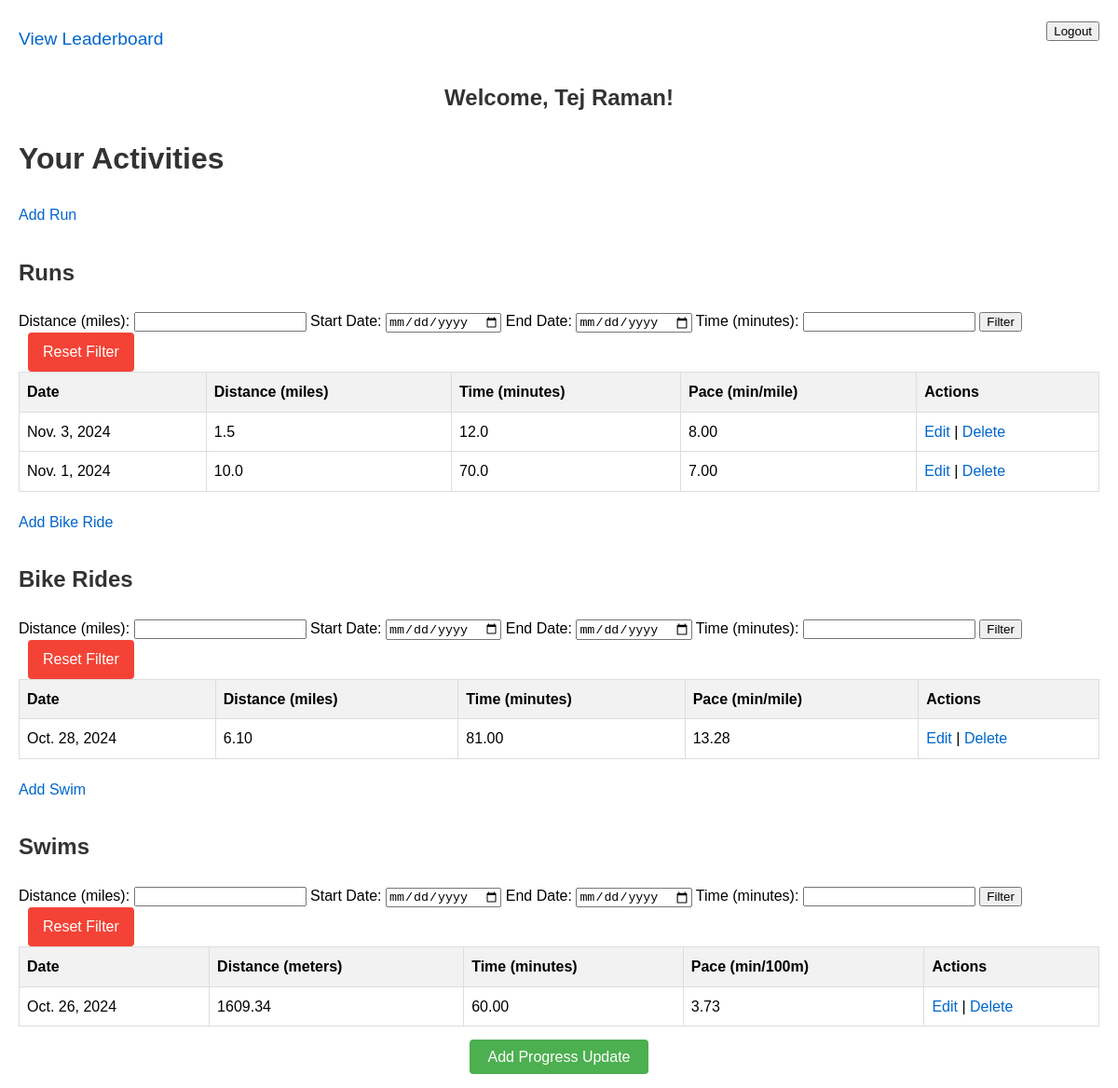
Page /home/ (signed in) on the committed database.
### runningapp/models.py (models this page shows, shortened)
class User(AbstractUser):
    email = models.EmailField(unique=True)
    date_joined = models.DateTimeField(auto_now_add=True)

class Activity(models.Model):
    user = models.ForeignKey(User, on_delete=models.CASCADE)
    date = models.DateField(default=timezone.now)
    distance_miles = models.FloatField()
    time_minutes = models.FloatField()
    class Meta:
        abstract = True
    def pace(self):
        if self.distance_miles > 0:
            return self.time_minutes / self.distance_miles
        return 0

class Run(Activity):
    pass

class BikeRide(Activity):
    pass

class Swim(Activity):
    distance_meters = models.FloatField()
    def pace(self):
        if self.distance_meters > 0:
            return (self.time_minutes * 100) / self.distance_meters  # pace per 100 meters
        return 0

### runningapp/views.py (the view)
# urls.py: 2. Add a URL to urlpatterns:  path('', views.home, name='home')
@login_required
def home(request):
    user = request.user
    run_distance = request.GET.get("run_distance", "")
    run_start_date = request.GET.get("run_start_date", "")
    run_end_date = request.GET.get("run_end_date", "")
    run_time = request.GET.get("run_time", "")
    runs = Run.objects.filter(user=user)
    if run_distance:
        runs = runs.filter(distance_miles__gte=float(run_distance))
    if run_start_date:
        runs = runs.filter(date__gte=parse_date(run_start_date))
    if run_end_date:
        runs = runs.filter(date__lte=parse_date(run_end_date))
    if run_time:
        runs = runs.filter(time_minutes__lte=float(run_time))
    bike_distance = request.GET.get("bike_distance", "")
    bike_start_date = request.GET.get("bike_start_date", "")
    bike_end_date = request.GET.get("bike_end_date", "")
    bike_time = request.GET.get("bike_time", "")
    bike_rides = BikeRide.objects.filter(user=user)
    if bike_distance:
        bike_rides = bike_rides.filter(distance_miles__gte=float(bike_distance))
    if bike_start_date:
        bike_rides = bike_rides.filter(date__gte=parse_date(bike_start_date))
    if bike_end_date:
        bike_rides = bike_rides.filter(date__lte=parse_date(bike_end_date))
    if bike_time:
        bike_rides = bike_rides.filter(time_minutes__lte=float(bike_time))
    swim_distance = request.GET.get("swim_distance", "")
    swim_start_date = request.GET.get("swim_start_date", "")
    swim_end_date = request.GET.get("swim_end_date", "")
    swim_time = request.GET.get("swim_time", "")
    swims = Swim.objects.filter(user=user)
    if swim_distance:
        swims = swims.filter(distance_meters__gte=float(swim_distance))
    if swim_start_date:
        swims = swims.filter(date__gte=parse_date(swim_start_date))
    if swim_end_date:
        swims = swims.filter(date__lte=parse_date(swim_end_date))
    if swim_time:
        swims = swims.filter(time_minutes__lte=float(swim_time))
    context = {
        'runs': runs,
        'bike_rides': bike_rides,
        'swims': swims,
        'run_distance': run_distance,
        'run_start_date': run_start_date,
        'run_end_date': run_end_date,
        'run_time': run_time,
        'bike_distance': bike_distance,
        'bike_start_date': bike_start_date,
        'bike_end_date': bike_end_date,
        'bike_time': bike_time,
        'swim_distance': swim_distance,
        'swim_start_date': swim_start_date,
        'swim_end_date': swim_end_date,
        'swim_time': swim_time,
        'first_name': user.first_name,
        'last_name': user.last_name,
    }
    return render(request, 'runningapp/home.html', context)

### runningapp/templates/runningapp/home.html (shortened to what this page needs)
<!DOCTYPE html>
<html lang="en">
<head>
</head>
<body>
    <div class="top-links">
        <a href="{% url 'leaderboard' %}" class="leaderboard-link">View Leaderboard</a>
        <form method="post" action="{% url 'logout' %}" class="logout-form">
            <button type="submit">Logout</button>
        </form>
    </div>
    <div class="welcome-message">
        <h2>Welcome, {{ user.first_name }} {{ user.last_name }}!</h2>
    </div>
    <h1>Your Activities</h1>
    <div>
        <a href="{% url 'add_run' %}" class="add-link">Add Run</a>
    </div>
    <h2>Runs</h2>
    <form method="get" action="">
        <label for="run_distance">Distance (miles):</label>
        <input type="number" name="run_distance" step="0.1" id="run_distance" value="{{ run_distance }}">
        <label for="run_start_date">Start Date:</label>
        <input type="date" name="run_start_date" id="run_start_date" value="{{ run_start_date }}">
        <label for="run_end_date">End Date:</label>
        <input type="date" name="run_end_date" id="run_end_date" value="{{ run_end_date }}">
        <label for="run_time">Time (minutes):</label>
        <input type="number" name="run_time" step="0.1" id="run_time" value="{{ run_time }}">
        <button type="submit">Filter</button>
        <a href="{% url 'home' %}" class="reset-button">Reset Filter</a>
    </form>
    <table>
        <thead>
            <tr>
                <th>Date</th>
                <th>Distance (miles)</th>
                <th>Time (minutes)</th>
                <th>Pace (min/mile)</th>
                <th>Actions</th>
            </tr>
        </thead>
        <tbody>
            {% for run in runs %}
                <tr>
                    <td>{{ run.date }}</td>
                    <td>{{ run.distance_miles }}</td>
                    <td>{{ run.time_minutes }}</td>
                    <td>{{ run.pace|floatformat:2 }}</td>
                    <td>
                        <a href="{% url 'edit_run' run.id %}">Edit</a> |
                        <a href="{% url 'delete_run' run.id %}">Delete</a>
                    </td>
                </tr>
            {% empty %}
                <tr>
                    <td colspan="5">No runs found.</td>
                </tr>
            {% endfor %}
        </tbody>
    </table>
    <div>
        <a href="{% url 'add_bike' %}" class="add-link">Add Bike Ride</a>
    </div>
    <h2>Bike Rides</h2>
    <form method="get" action="">
        <label for="bike_distance">Distance (miles):</label>
        <input type="number" name="bike_distance" step="0.1" id="bike_distance" value="{{ bike_distance }}">
        <label for="bike_start_date">Start Date:</label>
        <input type="date" name="bike_start_date" id="bike_start_date" value="{{ bike_start_date }}">
        <label for="bike_end_date">End Date:</label>
        <input type="date" name="bike_end_date" id="bike_end_date" value="{{ bike_end_date }}">
        <label for="bike_time">Time (minutes):</label>
        <input type="number" name="bike_time" step="0.1" id="bike_time" value="{{ bike_time }}">
        <button type="submit">Filter</button>
        <a href="{% url 'home' %}" class="reset-button">Reset Filter</a>
    </form>
    <table>
        <thead>
            <tr>
                <th>Date</th>
                <th>Distance (miles)</th>
                <th>Time (minutes)</th>
                <th>Pace (min/mile)</th>
                <th>Actions</th>
            </tr>
        </thead>
        <tbody>
            {% for bike in bike_rides %}
                <tr>
                    <td>{{ bike.date }}</td>
                    <td>{{ bike.distance_miles|floatformat:2 }}</td>
                    <td>{{ bike.time_minutes|floatformat:2 }}</td>
                    <td>{{ bike.pace|floatformat:2 }}</td>
                    <td>
                        <a href="{% url 'edit_bike' bike.id %}">Edit</a> |
                        <a href="{% url 'delete_bike' bike.id %}">Delete</a>
                    </td>
                </tr>
            {% empty %}
                <tr>
                    <td colspan="5">No bike rides yet. <a href="{% url 'add_bike' %}">Add one</a>!</td>
                </tr>
            {% endfor %}
        </tbody>
    </table>
    <div>
        <a href="{% url 'add_swim' %}" class="add-link">Add Swim</a>
    </div>
    <h2>Swims</h2>
    <form method="get" action="">
        <label for="swim_distance">Distance (miles):</label>
        <input type="number" name="swim_distance" step="0.1" id="swim_distance" value="{{ swim_distance }}">
        <label for="swim_start_date">Start Date:</label>
        <input type="date" name="swim_start_date" id="swim_start_date" value="{{ swim_start_date }}">
        <label for="swim_end_date">End Date:</label>
        <input type="date" name="swim_end_date" id="swim_end_date" value="{{ swim_end_date }}">
        <label for="run_time">Time (minutes):</label>
        <input type="number" name="swim_time" step="0.1" id="swim_time" value="{{ swim_time }}">
        <button type="submit">Filter</button>
        <a href="{% url 'home' %}" class="reset-button">Reset Filter</a>
    </form>
    <table>
        <thead>
            <tr>
                <th>Date</th>
                <th>Distance (meters)</th>
                <th>Time (minutes)</th>
                <th>Pace (min/100m)</th>
                <th>Actions</th>
            </tr>
        </thead>
        <tbody>
            {% for swim in swims %}
                <tr>
                    <td>{{ swim.date }}</td>
                    <td>{{ swim.distance_meters|floatformat:2 }}</td>
                    <td>{{ swim.time_minutes|floatformat:2 }}</td>
                    <td>{{ swim.pace|floatformat:2 }}</td>
                    <td>
                        <a href="{% url 'edit_swim' swim.id %}">Edit</a> |
                        <a href="{% url 'delete_swim' swim.id %}">Delete</a>
                    </td>
                </tr>
            {% empty %}
                <tr>
                    <td colspan="5">No swims yet. <a href="{% url 'add_swim' %}">Add one</a>!</td>
                </tr>
            {% endfor %}
        </tbody>
    </table>
    <div class="progress-button-container" style="margin-top: 20px; text-align: center;">
        <a href="{% url 'add_progress' %}" class="progress-button" style="padding: 10px 20px; background-color: #4CAF50; color: white; text-decoration: none; border-radius: 4px;">Add Progress Update</a>
    </div>
</body>
</html>

### runningapp/templates/runningapp/home.html (style rules this page uses)
body { font-family: Arial, sans-serif; line-height: 1.6; margin: 0; padding: 20px; }
h1, h2 { color: #333; }
a { color: #0066cc; text-decoration: none; }
.logout-form { text-align: right; margin-bottom: 20px; }
table { width: 100%; border-collapse: collapse; margin-bottom: 20px; }
th, td { border: 1px solid #ddd; padding: 8px; text-align: left; }
th { background-color: #f2f2f2; }
.add-link { display: inline-block; margin-bottom: 10px; }
.top-links { display: flex; justify-content: space-between; align-items: center; margin-bottom: 20px; }
.leaderboard-link { font-size: 1.2em; color: #0066cc; text-decoration: none; }
.reset-button { display: inline-block; padding: 8px 16px; margin-left: 10px; background-color: #f44336; color: white; text-decoration: none; border-radius: 4px; }
.welcome-message { margin-bottom: 20px; text-align: center; }
.welcome-message h2 { color: #333; font-size: 1.5em; margin: 0; }

### rows in the picture
User: first_name "Tej", last_name "Raman"
Run: date "Nov. 3, 2024", distance_miles "1.5", time_minutes "12.0", pace "8.00"
Run: date "Nov. 1, 2024", distance_miles "10.0", time_minutes "70.0", pace "7.00"
BikeRide: date "Oct. 28, 2024", distance_miles "6.10", time_minutes "81.00", pace "13.28"
Swim: date "Oct. 26, 2024", distance_meters "1609.34", time_minutes "60.00", pace "3.73"
